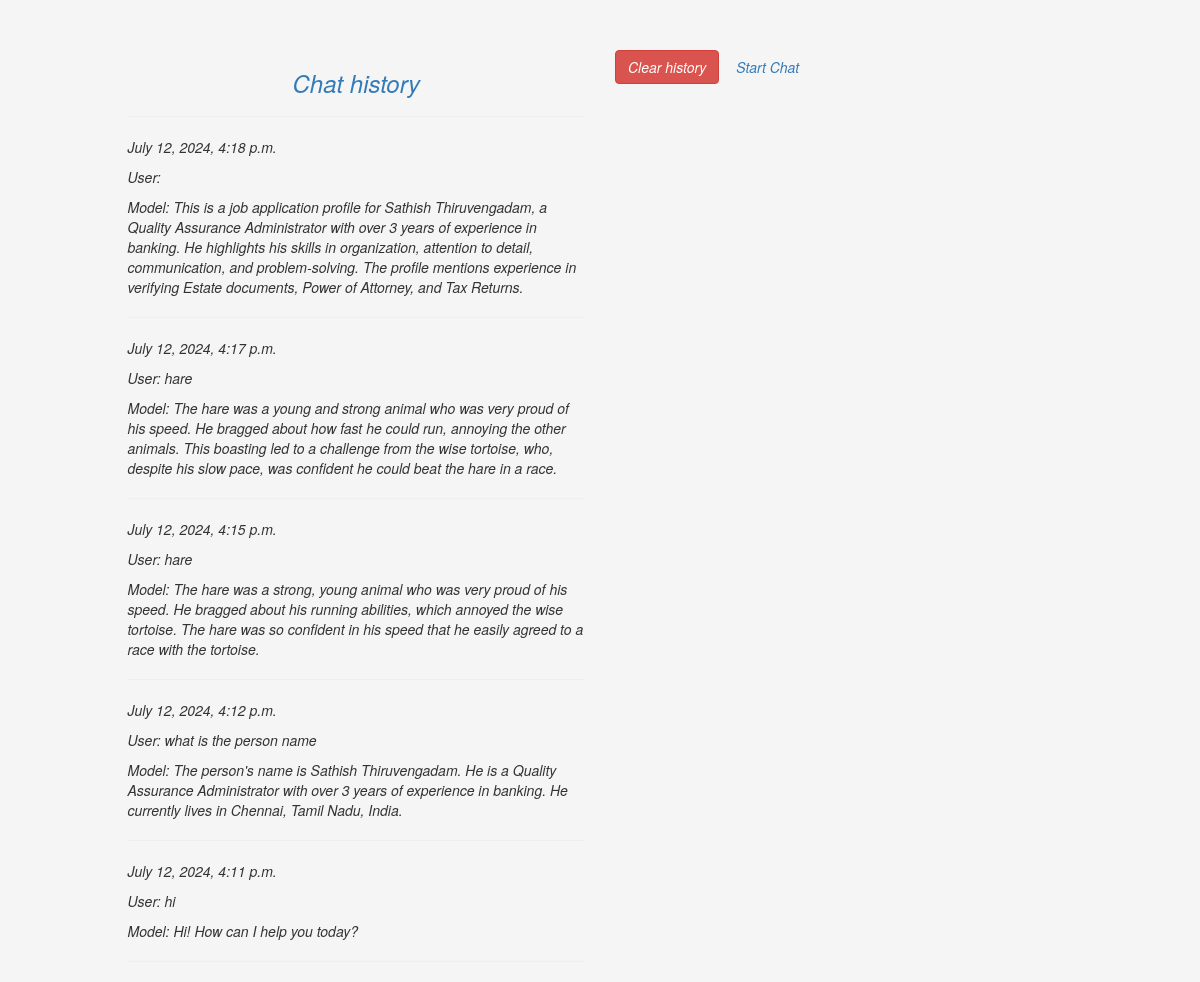
Page /chat_hsitory/ on the committed database.
### ConAI/models.py (models this page shows)
class conversation_history(models.Model):
    question = models.CharField(max_length=250, default='')
    response = models.TextField()
    created_at =models.DateTimeField(auto_now=True)

### ConAI/views.py (the view)
# urls.py: path('chat_hsitory/', views.chat_hsitory, name='chat_hsitory'),
def chat_hsitory(request):
    latest_questions = conversation_history.objects.order_by('-created_at')[:5]
    return render(request, 'chat_history.html', {"latest_questions":latest_questions})

### ConAI/templates/chat_history.html (shortened to what this page needs)
<!DOCTYPE html>
<html>
<head>
  {% load static %}
    <link href="{% static 'bootstrap/css/bootstrap.min.css' %}" rel="stylesheet">
    <link href="{% static 'style.css' %}" rel="stylesheet" type="text/css">
</head>
<body>
    <div class = "container-fluid" style="margin-top: 50px;">
        <div class="col-md-offset-1 col-md-5 chat-container" style="font-style: italic">
            <h3 class="text-primary text-center">Chat history</h3>
            <hr>
            {% for item in latest_questions %}
            <p>{{ item.created_at }}</p>
            <p>User: {{ item.question }}</p>
            <p>Model: {{ item.response }}</p>
            <hr>
            {% endfor %}
        </div>
        <div class="col-md-6 chat-container" style="font-style: italic">
            <a href="{% url 'ConAI:clear_chat_history' %}" class="btn btn-danger"> Clear history</a>
            <a href="{% url 'ConAI:home' %}" class="btn btn-submit"> Start Chat </a>
        </div>
    </div>
</body>
</html>

### ConAI/static/style.css (style rules this page uses)
body { background-color: whitesmoke; }
.container-fluid { margin-top: 10px; }

### rows in the picture
conversation_history: created_at "July 12, 2024, 4:18 p.m.", response "This is a job application profile for Sathish Thiruvengadam, a Quality Assurance Administrator with over 3 years of experience in banking. He highlights his skills in organization, attention to detail, communication, and problem-solving. The profile mentions experience in verifying Estate documents, Power of Attorney, and Tax Returns."
conversation_history: created_at "July 12, 2024, 4:17 p.m.", question "hare", response "The hare was a young and strong animal who was very proud of his speed. He bragged about how fast he could run, annoying the other animals. This boasting led to a challenge from the wise tortoise, who, despite his slow pace, was confident he could beat the hare in a race."
conversation_history: created_at "July 12, 2024, 4:15 p.m.", question "hare", response "The hare was a strong, young animal who was very proud of his speed. He bragged about his running abilities, which annoyed the wise tortoise. The hare was so confident in his speed that he easily agreed to a race with the tortoise."
conversation_history: created_at "July 12, 2024, 4:12 p.m.", question "what is the person name", response "The person's name is Sathish Thiruvengadam. He is a Quality Assurance Administrator with over 3 years of experience in banking. He currently lives in Chennai, Tamil Nadu, India."
conversation_history: created_at "July 12, 2024, 4:11 p.m.", question "hi", response "Hi! How can I help you today?"
